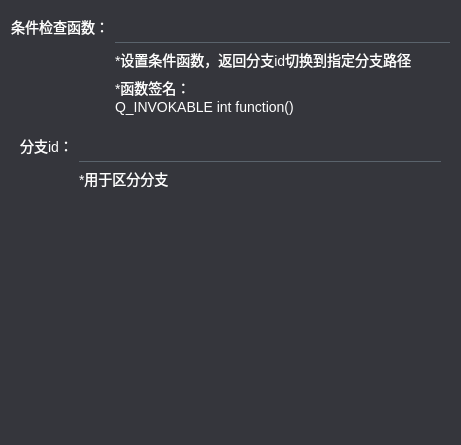
<?xml version="1.0" encoding="UTF-8"?>
<ui version="4.0">
 <class>ConfigConditionState</class>
 <widget class="QWidget" name="ConfigConditionState">
  <property name="geometry">
   <rect>
    <x>0</x>
    <y>0</y>
    <width>461</width>
    <height>445</height>
   </rect>
  </property>
  <property name="windowTitle">
   <string>Form</string>
  </property>
  <property name="styleSheet">
   <string notr="true">*{
background:#35363C;
font-size:14px;
color:white;
}
QLineEdit{
border:none;
border-bottom:1px solid #5A636C;
padding-left:8px;
padding-right:8px;
}
QLineEdit:hover{
background:#4C4E56;
}
QLineEdit:focus{
border:1px solid #02BFFF;
}
QLabel[mstyle=&quot;hint&quot;]{
font-size:12px;color:#A0C2D3;
}</string>
  </property>
  <layout class="QVBoxLayout" name="verticalLayout">
   <item>
    <widget class="QWidget" name="item_config_box" native="true">
     <layout class="QGridLayout" name="gridLayout">
      <property name="leftMargin">
       <number>0</number>
      </property>
      <property name="topMargin">
       <number>0</number>
      </property>
      <property name="rightMargin">
       <number>0</number>
      </property>
      <property name="bottomMargin">
       <number>0</number>
      </property>
      <item row="2" column="1">
       <widget class="QLabel" name="label_5">
        <property name="text">
         <string>*函数签名：
Q_INVOKABLE int function()</string>
        </property>
        <property name="mstyle" stdset="0">
         <string>hint</string>
        </property>
       </widget>
      </item>
      <item row="0" column="0">
       <widget class="QLabel" name="label_3">
        <property name="text">
         <string>条件检查函数：</string>
        </property>
        <property name="alignment">
         <set>Qt::AlignRight|Qt::AlignTrailing|Qt::AlignVCenter</set>
        </property>
       </widget>
      </item>
      <item row="1" column="1">
       <widget class="QLabel" name="label_4">
        <property name="text">
         <string>*设置条件函数，返回分支id切换到指定分支路径</string>
        </property>
        <property name="mstyle" stdset="0">
         <string>hint</string>
        </property>
       </widget>
      </item>
      <item row="0" column="1">
       <widget class="QLineEdit" name="input_condition_func">
        <property name="minimumSize">
         <size>
          <width>0</width>
          <height>32</height>
         </size>
        </property>
        <property name="focusPolicy">
         <enum>Qt::ClickFocus</enum>
        </property>
        <property name="maxLength">
         <number>36</number>
        </property>
       </widget>
      </item>
     </layout>
    </widget>
   </item>
   <item>
    <widget class="QWidget" name="line_config_box" native="true">
     <layout class="QGridLayout" name="gridLayout_2">
      <item row="0" column="0">
       <widget class="QLabel" name="label_7">
        <property name="text">
         <string>分支id：</string>
        </property>
        <property name="alignment">
         <set>Qt::AlignRight|Qt::AlignTrailing|Qt::AlignVCenter</set>
        </property>
       </widget>
      </item>
      <item row="0" column="1">
       <widget class="QLineEdit" name="input_branch_id">
        <property name="minimumSize">
         <size>
          <width>0</width>
          <height>32</height>
         </size>
        </property>
        <property name="focusPolicy">
         <enum>Qt::ClickFocus</enum>
        </property>
       </widget>
      </item>
      <item row="1" column="1">
       <widget class="QLabel" name="label_8">
        <property name="text">
         <string>*用于区分分支</string>
        </property>
        <property name="mstyle" stdset="0">
         <string>hint</string>
        </property>
       </widget>
      </item>
     </layout>
    </widget>
   </item>
   <item>
    <spacer name="verticalSpacer">
     <property name="orientation">
      <enum>Qt::Vertical</enum>
     </property>
     <property name="sizeHint" stdset="0">
      <size>
       <width>20</width>
       <height>384</height>
      </size>
     </property>
    </spacer>
   </item>
  </layout>
 </widget>
 <resources/>
 <connections/>
</ui>
